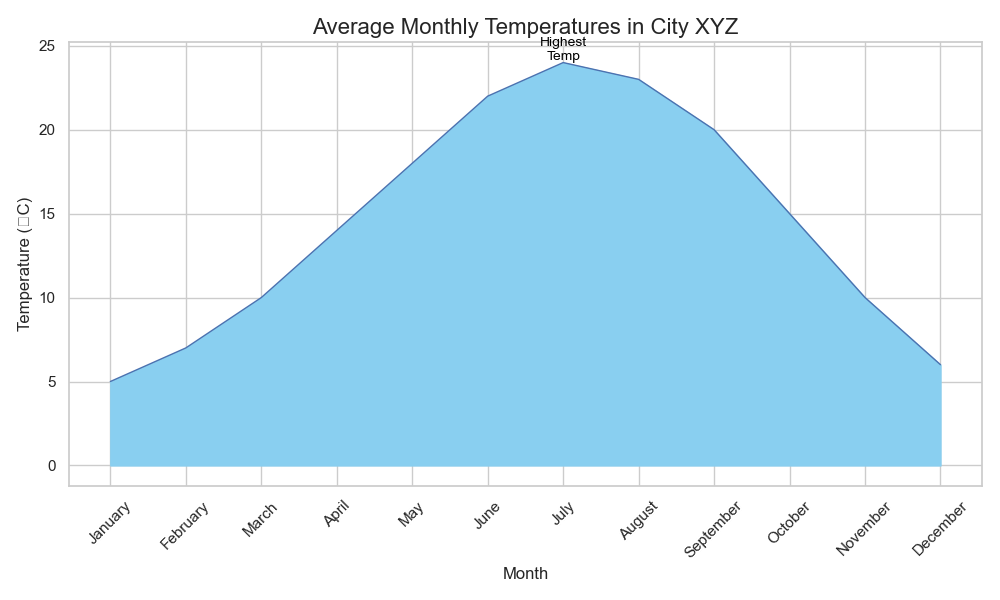

Here is the Python script that generated this plot:

import pandas as pd
import seaborn as sns
import matplotlib.pyplot as plt

# Data
data = {
    'Month': ['January', 'February', 'March', 'April', 'May', 'June', 'July', 'August', 'September', 'October', 'November', 'December'],
    'Temperature': [5, 7, 10, 14, 18, 22, 24, 23, 20, 15, 10, 6]
}
df = pd.DataFrame(data)

# Set the figure size
plt.figure(figsize=(10, 6))

# Create an area chart
sns.lineplot(data=df, x='Month', y='Temperature', sort=False, lw=1)
plt.fill_between(df.Month, df.Temperature, color="#89CFF0")

# Assign annotation
plt.text(df.Month[df.Temperature.idxmax()], df.Temperature.max(), 'Highest\nTemp', horizontalalignment='center', verticalalignment='bottom', fontsize=10, color='black')

# Customize the plot with title, labels and limit
plt.title('Average Monthly Temperatures in City XYZ', fontsize=16)
plt.xlabel('Month', fontsize=12)
plt.ylabel('Temperature (°C)', fontsize=12)

# Customize x-axis
plt.xticks(rotation=45)

# Show the plot
plt.tight_layout()
plt.show()
